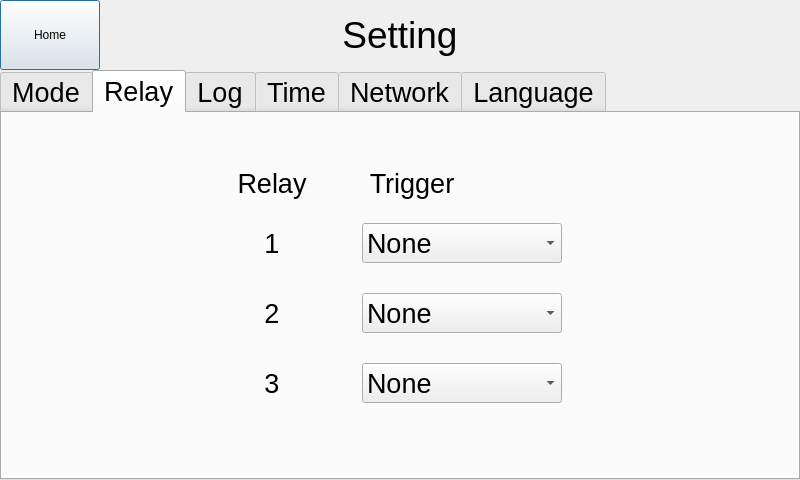
<?xml version="1.0" encoding="UTF-8"?>
<ui version="4.0">
 <class>SettingDialog</class>
 <widget class="QDialog" name="SettingDialog">
  <property name="geometry">
   <rect>
    <x>0</x>
    <y>0</y>
    <width>800</width>
    <height>480</height>
   </rect>
  </property>
  <property name="windowTitle">
   <string>Dialog</string>
  </property>
  <widget class="QLabel" name="settingLabel">
   <property name="geometry">
    <rect>
     <x>340</x>
     <y>10</y>
     <width>120</width>
     <height>50</height>
    </rect>
   </property>
   <property name="font">
    <font>
     <pointsize>28</pointsize>
    </font>
   </property>
   <property name="text">
    <string>Setting</string>
   </property>
   <property name="alignment">
    <set>Qt::AlignCenter</set>
   </property>
  </widget>
  <widget class="QPushButton" name="returnMainButton">
   <property name="geometry">
    <rect>
     <x>0</x>
     <y>0</y>
     <width>100</width>
     <height>70</height>
    </rect>
   </property>
   <property name="text">
    <string>Home</string>
   </property>
  </widget>
  <widget class="QTabWidget" name="settingTabWidget">
   <property name="geometry">
    <rect>
     <x>0</x>
     <y>70</y>
     <width>800</width>
     <height>410</height>
    </rect>
   </property>
   <property name="font">
    <font>
     <pointsize>20</pointsize>
    </font>
   </property>
   <property name="autoFillBackground">
    <bool>false</bool>
   </property>
   <property name="styleSheet">
    <string notr="true">QTabWidget::tab-bar{alignment:center}</string>
   </property>
   <property name="tabShape">
    <enum>QTabWidget::Rounded</enum>
   </property>
   <property name="currentIndex">
    <number>1</number>
   </property>
   <widget class="QWidget" name="modeTab">
    <attribute name="title">
     <string>Mode</string>
    </attribute>
    <widget class="QRadioButton" name="ccRadioButton">
     <property name="geometry">
      <rect>
       <x>290</x>
       <y>50</y>
       <width>80</width>
       <height>40</height>
      </rect>
     </property>
     <property name="font">
      <font>
       <pointsize>20</pointsize>
      </font>
     </property>
     <property name="text">
      <string>CC</string>
     </property>
     <property name="checked">
      <bool>true</bool>
     </property>
    </widget>
    <widget class="QRadioButton" name="cpRadioButton">
     <property name="geometry">
      <rect>
       <x>430</x>
       <y>50</y>
       <width>80</width>
       <height>40</height>
      </rect>
     </property>
     <property name="font">
      <font>
       <pointsize>20</pointsize>
      </font>
     </property>
     <property name="text">
      <string>CP</string>
     </property>
     <property name="checked">
      <bool>false</bool>
     </property>
    </widget>
    <widget class="QLabel" name="setCurrentLabel">
     <property name="geometry">
      <rect>
       <x>240</x>
       <y>140</y>
       <width>150</width>
       <height>30</height>
      </rect>
     </property>
     <property name="font">
      <font>
       <pointsize>20</pointsize>
      </font>
     </property>
     <property name="text">
      <string>Current(A):</string>
     </property>
     <property name="alignment">
      <set>Qt::AlignCenter</set>
     </property>
    </widget>
    <widget class="QLineEdit" name="setCurrentLineEdit">
     <property name="geometry">
      <rect>
       <x>400</x>
       <y>135</y>
       <width>120</width>
       <height>40</height>
      </rect>
     </property>
     <property name="font">
      <font>
       <pointsize>30</pointsize>
      </font>
     </property>
     <property name="styleSheet">
      <string notr="true"/>
     </property>
     <property name="inputMask">
      <string>00.0</string>
     </property>
     <property name="text">
      <string>12.5</string>
     </property>
     <property name="alignment">
      <set>Qt::AlignCenter</set>
     </property>
    </widget>
    <widget class="QLineEdit" name="setCurrentLineEdit_2">
     <property name="geometry">
      <rect>
       <x>400</x>
       <y>230</y>
       <width>120</width>
       <height>40</height>
      </rect>
     </property>
     <property name="font">
      <font>
       <pointsize>30</pointsize>
      </font>
     </property>
     <property name="inputMask">
      <string>000</string>
     </property>
     <property name="text">
      <string>320</string>
     </property>
     <property name="alignment">
      <set>Qt::AlignCenter</set>
     </property>
    </widget>
    <widget class="QLabel" name="setPowerLabel">
     <property name="geometry">
      <rect>
       <x>240</x>
       <y>235</y>
       <width>150</width>
       <height>30</height>
      </rect>
     </property>
     <property name="font">
      <font>
       <pointsize>20</pointsize>
      </font>
     </property>
     <property name="text">
      <string>Power(W):</string>
     </property>
     <property name="alignment">
      <set>Qt::AlignCenter</set>
     </property>
    </widget>
    <widget class="QFrame" name="frame">
     <property name="geometry">
      <rect>
       <x>150</x>
       <y>110</y>
       <width>491</width>
       <height>191</height>
      </rect>
     </property>
     <property name="frameShape">
      <enum>QFrame::StyledPanel</enum>
     </property>
     <property name="frameShadow">
      <enum>QFrame::Raised</enum>
     </property>
    </widget>
    <zorder>frame</zorder>
    <zorder>ccRadioButton</zorder>
    <zorder>cpRadioButton</zorder>
    <zorder>setCurrentLabel</zorder>
    <zorder>setCurrentLineEdit</zorder>
    <zorder>setCurrentLineEdit_2</zorder>
    <zorder>setPowerLabel</zorder>
   </widget>
   <widget class="QWidget" name="relayTab">
    <attribute name="title">
     <string>Relay</string>
    </attribute>
    <widget class="QLabel" name="relayNumberLabel">
     <property name="geometry">
      <rect>
       <x>230</x>
       <y>50</y>
       <width>80</width>
       <height>40</height>
      </rect>
     </property>
     <property name="font">
      <font>
       <pointsize>20</pointsize>
      </font>
     </property>
     <property name="text">
      <string>Relay</string>
     </property>
     <property name="alignment">
      <set>Qt::AlignCenter</set>
     </property>
    </widget>
    <widget class="QLabel" name="relayTriggerLabel">
     <property name="geometry">
      <rect>
       <x>360</x>
       <y>50</y>
       <width>100</width>
       <height>40</height>
      </rect>
     </property>
     <property name="font">
      <font>
       <pointsize>20</pointsize>
      </font>
     </property>
     <property name="text">
      <string>Trigger</string>
     </property>
     <property name="alignment">
      <set>Qt::AlignCenter</set>
     </property>
    </widget>
    <widget class="QLabel" name="relay1Label">
     <property name="geometry">
      <rect>
       <x>230</x>
       <y>110</y>
       <width>80</width>
       <height>40</height>
      </rect>
     </property>
     <property name="font">
      <font>
       <pointsize>20</pointsize>
      </font>
     </property>
     <property name="text">
      <string>1</string>
     </property>
     <property name="alignment">
      <set>Qt::AlignCenter</set>
     </property>
    </widget>
    <widget class="QLabel" name="relay2Label">
     <property name="geometry">
      <rect>
       <x>230</x>
       <y>180</y>
       <width>80</width>
       <height>40</height>
      </rect>
     </property>
     <property name="font">
      <font>
       <pointsize>20</pointsize>
      </font>
     </property>
     <property name="text">
      <string>2</string>
     </property>
     <property name="alignment">
      <set>Qt::AlignCenter</set>
     </property>
    </widget>
    <widget class="QLabel" name="relay3Label">
     <property name="geometry">
      <rect>
       <x>230</x>
       <y>250</y>
       <width>80</width>
       <height>40</height>
      </rect>
     </property>
     <property name="font">
      <font>
       <pointsize>20</pointsize>
      </font>
     </property>
     <property name="text">
      <string>3</string>
     </property>
     <property name="alignment">
      <set>Qt::AlignCenter</set>
     </property>
    </widget>
    <widget class="QComboBox" name="relay1TriggerComboBox">
     <property name="geometry">
      <rect>
       <x>360</x>
       <y>110</y>
       <width>200</width>
       <height>40</height>
      </rect>
     </property>
     <property name="font">
      <font>
       <pointsize>20</pointsize>
      </font>
     </property>
     <property name="currentText">
      <string>None</string>
     </property>
     <item>
      <property name="text">
       <string>None</string>
      </property>
     </item>
     <item>
      <property name="text">
       <string>Power On</string>
      </property>
     </item>
     <item>
      <property name="text">
       <string>Power Off</string>
      </property>
     </item>
     <item>
      <property name="text">
       <string>Error : OVP</string>
      </property>
     </item>
     <item>
      <property name="text">
       <string>Error : Disconnect</string>
      </property>
     </item>
    </widget>
    <widget class="QComboBox" name="relay2TriggerComboBox">
     <property name="geometry">
      <rect>
       <x>360</x>
       <y>180</y>
       <width>200</width>
       <height>40</height>
      </rect>
     </property>
     <property name="font">
      <font>
       <pointsize>20</pointsize>
      </font>
     </property>
     <property name="currentText">
      <string>None</string>
     </property>
     <item>
      <property name="text">
       <string>None</string>
      </property>
     </item>
     <item>
      <property name="text">
       <string>Power On</string>
      </property>
     </item>
     <item>
      <property name="text">
       <string>Power Off</string>
      </property>
     </item>
     <item>
      <property name="text">
       <string>Error : OVP</string>
      </property>
     </item>
     <item>
      <property name="text">
       <string>Error : Disconnect</string>
      </property>
     </item>
    </widget>
    <widget class="QComboBox" name="relay3TriggerComboBox">
     <property name="geometry">
      <rect>
       <x>360</x>
       <y>250</y>
       <width>200</width>
       <height>40</height>
      </rect>
     </property>
     <property name="font">
      <font>
       <pointsize>20</pointsize>
      </font>
     </property>
     <property name="currentText">
      <string>None</string>
     </property>
     <item>
      <property name="text">
       <string>None</string>
      </property>
     </item>
     <item>
      <property name="text">
       <string>Power On</string>
      </property>
     </item>
     <item>
      <property name="text">
       <string>Power Off</string>
      </property>
     </item>
     <item>
      <property name="text">
       <string>Error : OVP</string>
      </property>
     </item>
     <item>
      <property name="text">
       <string>Error : Disconnect</string>
      </property>
     </item>
    </widget>
   </widget>
   <widget class="QWidget" name="logTab">
    <attribute name="title">
     <string>Log</string>
    </attribute>
   </widget>
   <widget class="QWidget" name="timeTab">
    <attribute name="title">
     <string>Time</string>
    </attribute>
   </widget>
   <widget class="QWidget" name="networkTab">
    <attribute name="title">
     <string>Network</string>
    </attribute>
   </widget>
   <widget class="QWidget" name="languageTab">
    <attribute name="title">
     <string>Language</string>
    </attribute>
   </widget>
  </widget>
 </widget>
 <resources/>
 <connections/>
</ui>
